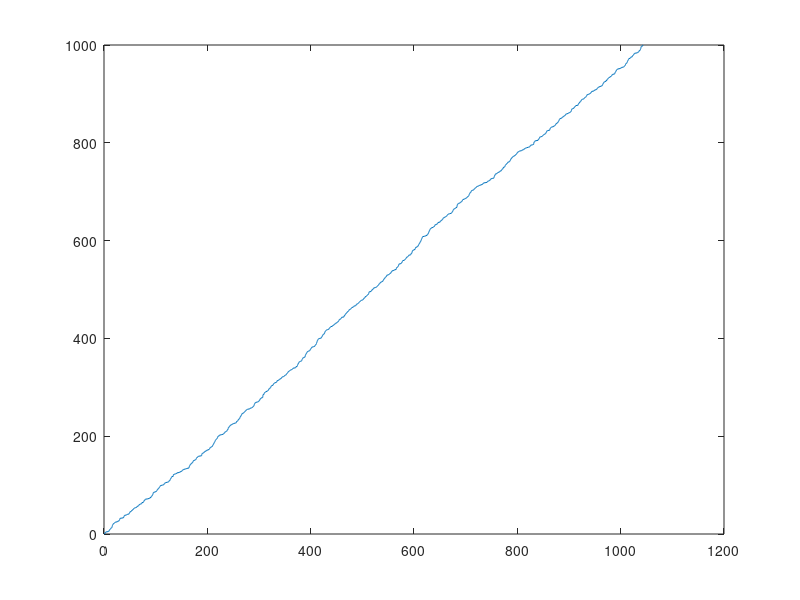

MATLAB code to generate this figure:
clear
tic
k=1;
gamma=1/5;
r(1)=0;
tiempo(1)=0;
for i=1:1000
    t=-1/k*log(rand);
    tiempo(i+1)=tiempo(i)+t;
    r(i+1)=r(i)+1;
end
plot(tiempo,r)
toc
